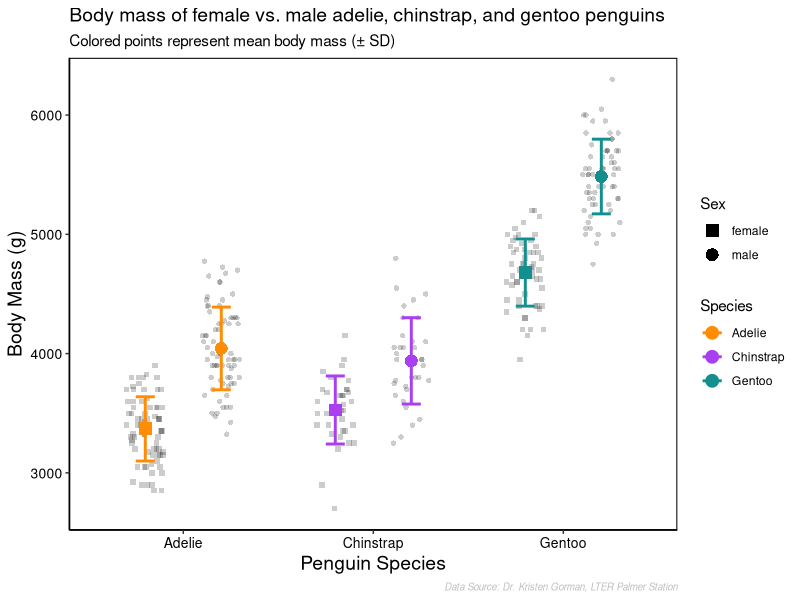

The R source for this figure:
## ---- chunk 1
knitr::opts_chunk$set(echo = TRUE)

library(tidyverse)
library(stringr)
library(palmerpenguins)

## ---- chunk 2

a <- data.frame(month = c("October", "November", "December", "January", "February"),
                season = c("Fall", "Fall", "Winter", "Winter", "Winter"),
                daylight_savings = c("yes", "partly", "no", "no", "no"))
b <- data.frame(month = c("October", "December", "February"),
                season = c("Fall", "Winter", "Winter"),
                daylight_savings = c("yes", "no", "no"))

## ---- chunk 3

subset(a, !(month %in% b$month))

difference <- anti_join(a, b) # order does matter, put larger dataframe first
difference

results1 = setdiff(a$month, b$month)   # elements in a$x NOT in b$y
results2 = setdiff(a$season, b$season) 
results3 = setdiff(a$daylight_savings, b$daylight_savings) # elements in b$y NOT in a$x

results1
results2
results3
## ---- chunk 4
##~~~~~~~~~~~~~~~~~~~~~~~~~~~
##  ~ vector of animals  ----
##~~~~~~~~~~~~~~~~~~~~~~~~~~~
animals <- c("blue tang", "red panda", "Blue jay",
             "green sea turtle", "blue morpho butterfly", 
             "Blue iguana", "Red squirrel")
##~~~~~~~~~~~~~~~~~~~~~~~~~~~~~~~~~~~~~~~~~~~~~~~~~~~~~~~~~~~~~~~
##  ~ initialize empty vector to store blue-colored animals  ----
##~~~~~~~~~~~~~~~~~~~~~~~~~~~~~~~~~~~~~~~~~~~~~~~~~~~~~~~~~~~~~~~
blue_animals <- c()
##~~~~~~~~~~~~~~~~~~~~~~~~~~~~~~~~~~~~~~~~~~~~~~~
##  ~ sort blue animals into their own list  ----
##~~~~~~~~~~~~~~~~~~~~~~~~~~~~~~~~~~~~~~~~~~~~~~~
for (i in 1:length(animals)){
  current_animal <- animals[i]
  if(isTRUE(str_detect(current_animal, "lue"))){
    message("The '", current_animal, "' is a blue animal")
    blue_animals <- c(blue_animals, current_animal)
  }
}

for (i in 1:length(animals)){
  current_animal <- animals[i]
  if(isTRUE(str_detect(current_animal, "(?i)blue"))){
    message("The '", current_animal, "' is a blue animal")
    blue_animals <- append(blue_animals, current_animal)
  }
}

#for (i in 1:length(animals)){
  #current_animal <- animals[i]
  #if(isTRUE(str_detect(current_animal, regex("blue"), ignore_case = T)){
   # message("The '", current_animal, "' is a blue animal")
   # blue_animals <- c(blue_animals, current_animal)
  #}
#}



## ---- chunk 5

palmer <- ggplot(data = na.omit(penguins), aes(x = species, y = body_mass_g, shape = sex)) +
  geom_point(alpha = 0.2, position = position_jitterdodge(dodge.width = 0.8)) + 
  # means & standard devs
  stat_summary(mapping = aes(color = species), #stat summary takes data in ggplot & runs stats on it
               fun = "mean", 
               geom = "point", 
               size = 4,
               position = position_dodge(width = 0.8)) +
  
  stat_summary(mapping = aes(color = species),
               fun = "mean", 
               geom = "errorbar", 
               size = 1, 
               width = 0.2,
               fun.max = function(x) mean(x) + sd(x),   # define standard deviation
               fun.min = function(x) mean(x) - sd(x),
               position = position_dodge(width = 0.8)) +
  # change colors/shapes
  
  scale_color_manual(values = c("#FF8C02", "#A93FF1", "#148F90"), name = "Species") + 
  scale_shape_manual(values = c(15, 16), name = "Sex") + 
  
  # add nicer axis labels + title + caption
  labs(x = "Penguin Species", 
       y = "Body Mass (g)",
       title = "Body mass of female vs. male adelie, chinstrap, and gentoo penguins",
       subtitle = "Colored points represent mean body mass (± SD)",
       caption = "Data Source: Dr. Kristen Gorman, LTER Palmer Station") +
  theme_classic() + 
  theme(plot.title = element_text(hjust = 0, size = 14),
        axis.text = element_text(color = "black", size = 10),
        axis.title = element_text(color = "black", size = 14),
        plot.caption = element_text(size = 7, hjust = 1, color = "gray", face = "italic"),
        panel.border = element_rect(color = "black", size = 0.7, fill = NA))

palmer
  
